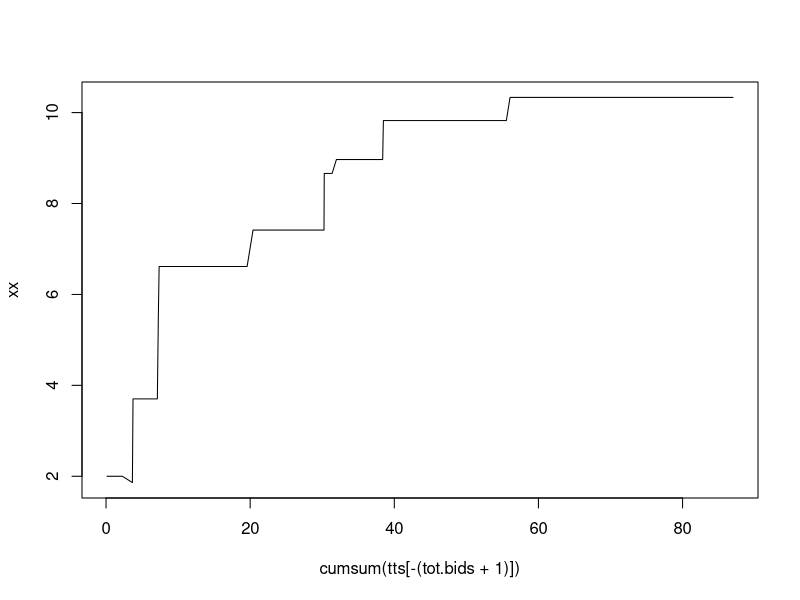
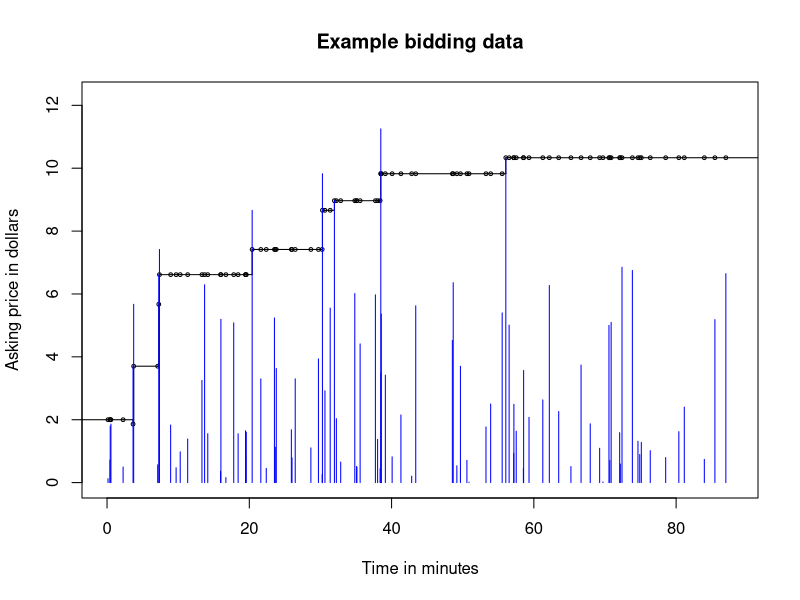

Generate these figures, in order, with R: (Note: this script raises an error after producing the figures.)
rm(list=ls())
##New EM
# rep.no<- 50
data <-matrix(0, ncol=4, nrow=0)
para1<- 3
para2<- 100
library(rmutil)

tot.bids<- 100

second.cummax <- function(x, r){
  n <- length(x)
  y <- rep(0,n)
  y[1] <- r
  f <- cummax(x)
  for(i in 2:n){
    if((x[i]< y[i-1]) || (x[i] <r)){
      y[i] <- y[i-1]
    }else if(x[i]>f[i-1]){
      y[i] <- f[i-1]
    }else{
      y[i] <- x[i]
    }
  }
  return(y)
}


tts <- rexp(rate=1, tot.bids)
sum(tts)

yy <- rpareto(tot.bids, m= para1, s=para2)
xx<- second.cummax(yy,2)
inds <- 2:tot.bids
inds<- inds[diff(xx)>0]

inds.bid <- c(1,inds, tot.bids+1)
tts[tot.bids+1] = 1

final.jump.inds <- c(1,inds)

wait.jump.time <- c(diff(cumsum(tts)[inds.bid]))
# wait.jump.time <- diff(cumsum(tts)[inds.bid])
wait.bids <- diff(inds.bid)
temp.d <- cbind(xx[final.jump.inds], wait.jump.time, wait.bids,final.jump.inds)
colnames(temp.d) <- c("rec.value", "wait.time", "wait.bids", "jump.inds")

data <- rbind(data,temp.d)
cbind(yy,xx, tts[-(tot.bids+1)],cumsum(tts[-(tot.bids+1)]))
plot( cumsum(tts[-(tot.bids+1)]), xx, type="l")

time.cum <- cumsum(tts[-(tot.bids+1)])

plot.xx<- xx
plot.yy<- yy
zz<- stepfun(time.cum, c(2,plot.xx), ties = "ordered", right = FALSE)
plot(zz, cex.points= .5, xlim=c(0,sum(tts)), ylim = c(0,max(yy)+1), xlab="Time in minutes", ylab="Asking price in dollars", main="Example bidding data")
for(ii in 1:tot.bids){
  segments(time.cum[ii], 0, time.cum[ii], plot.yy[ii], col="blue")
}
# save.image("bidexample.Rdata")
# 
# 
# load("bidexample.Rdata")



# plot(cumsum(data[,2]),data[,1], xlim=c(0, sum(tts)))

# out.split[[ii]] <- Est.func(temp.d)
# MLE.split[[ii]] <- approxfun(x= out.split[[ii]][,1], y= out.split[[ii]][,2], yleft = 0, yright = 1, ties= mean)

# F.delta.temp <- Del.to.F(temp.d[,3])
#  Delta.split[[ii]] <- approxfun(x= temp.d[,1], y= F.delta.temp, yleft = 0, yright = 1, ties= mean)

# plot(out.split[[ii]], xlim=c(0, 50), ylim=c(0,1))
# lines(1:40, MLE.split[[ii]](1:40))
# lines(1:40, Delta.split[[ii]](1:40), col="red")
# lines(temp.d[,1], ppareto(temp.d[,1], m=para1, s=para2), type="l", col="blue")

############################################################################
## toy examples
############################################################################

rm(list=ls())

second_cummax <- function(x, r){
  if(sum(r <= x) == 0){ ## M=O=1
    # return(NaN)
    return(rep(r, length(x))) # just for plotting purpose
  } else if( sum(r <= x) == 1){ ## M=0,O=1. SHOULD NOT BE DELTETED: first jump
    return(rep(r, length(x)))
  } else if( sum(r<= x) >= 2){ ## M>=1,O=1
    y <- c(r, rep(0,length(x))) # Observed (repeated) 2nd price vector of length = no. of bids
    for (ii in 1:length(x)){
      if(y[ii] >= x[ii]){ ## selling price not changed
        y[ii+1] <- y[ii]
      } else { 
        temp_2nd_max <- sort(c(r,x[1:ii]), ## from unobserved data
                             decreasing = TRUE)[2]
        y[ii+1] <- temp_2nd_max
      }
    }# END of xx
    return(y[-1])
  }
}

# ## lambda=1, tau=10
# tts <- rexp(rate=1, 30)
# U_N <- max(which(cumsum(tts)<10))
# tts <- round(tts[1:U_N],3)
# ## uniform
# xx <- sample(1:25, U_N, replace=TRUE)
# # xx <- sample(1:15, U_N, replace=TRUE)

example_orig=list(auction1=list(r_k=10,xx=c(12,6,9,15,11,19,5,2,23,17),tts=c(1.099,0.264,1.106,0.155,0.184,3.176,0.620,0.268,1.435,0.106)),
                 auction2=list(r_k=5,xx=c(16,1,18,11,16,3,20,2,25,8,14,17,25),tts=c(0.241,0.624,0.819,0.390,1.926,0.723,1.033,0.188,0.994,0.061,1.985,0.197,0.084)),
                 auction3=list(r_k=13,xx=c(8,6,3,3,11,10,6,18,4,3,8,10),tts=c(1.117,0.253,0.462,0.299,0.906,1.836,1.733,0.315,1.281,0.445,0.257,0.163)),
                 auction4=list(r_k=17,xx=c(7,8,4,2,15,12,4,10,3,3,6,15),tts=c(0.090,1.231,0.292,0.827,0.437,0.554,1.604,1.156,1.481,0.357,0.015,1.436)))

pdf("Plots/example_plot.pdf", width=8, height=4)
par(mfrow=c(2,2), mar=c(4,4,2,2), mgp=c(2,0.5,0))

for (i in 1:4) {
  xx <- example_orig[[i]]$xx
  yy <- second_cummax(xx, example_orig[[i]]$r_k)
  time.cum <- cumsum(example_orig[[i]]$tts)
  plot.xx<- xx
  plot.yy<- yy
  zz<- stepfun(time.cum, c(example_orig[[i]]$r_k,plot.yy), ties = "ordered", right = FALSE)
  plot(zz, cex.points= .5, xlim=c(0,10), ylim = c(0,26), xlab="Time in days", ylab="Asking price in dollars", main=paste0("Example bidding data in Auction ",i))
  for(ii in 1:length(time.cum)){
    segments(time.cum[ii], 0, time.cum[ii], plot.xx[ii], col="blue")
  }
}
dev.off()          
